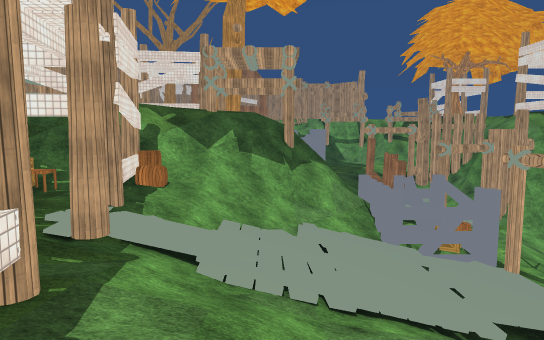
[1] (above)

24 first-person views from a walk through a Unity game level. The camera is 1.5 m above the floor, tilts 6° down and sees 70° across. The floor is counted in squares, 2 m on a side. Each view is taken from the middle of a square. On the plan, view 1 faces up. The plan holds only what a view shows up to about 12 squares ahead; the rest is blank. The place goes on beyond the plan. The player is left out. Some animated figures are left out. Surface patterns are stand-ins for the level's own textures.

[2]
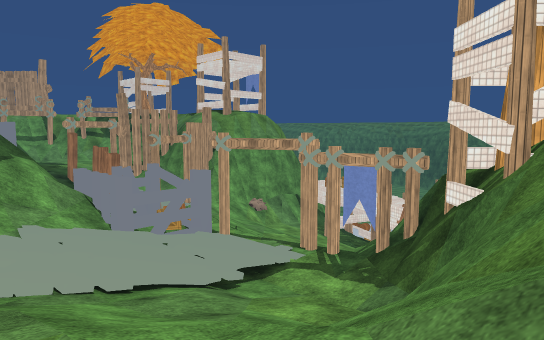

[3]
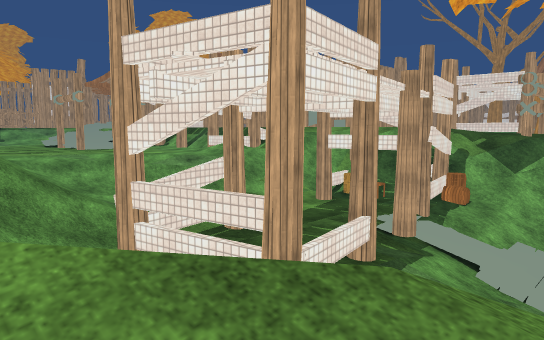

[4]
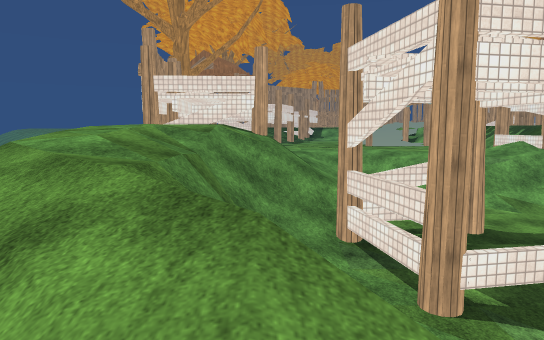

[5]
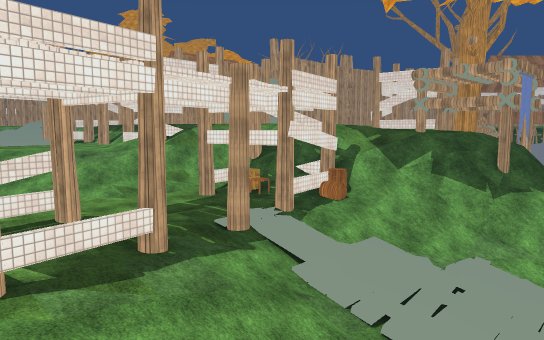

[6]
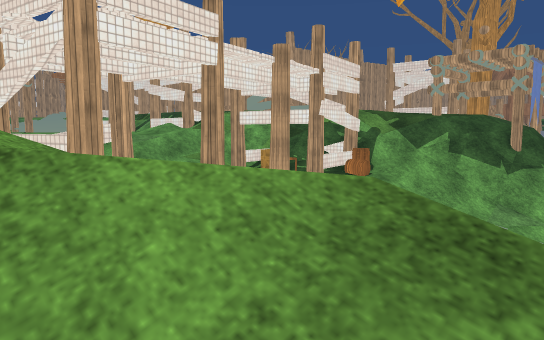

[7]
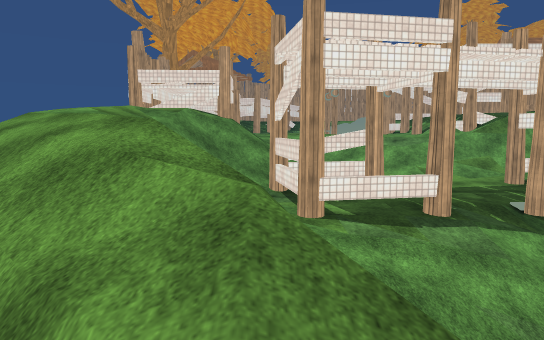

[8]
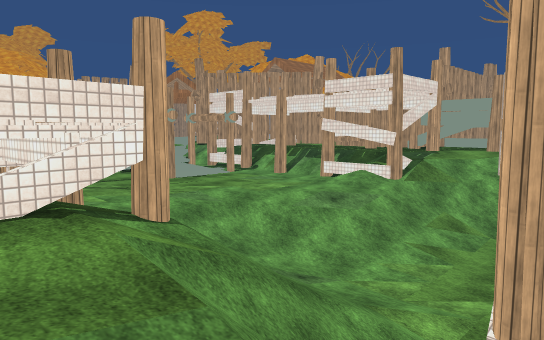

[9]
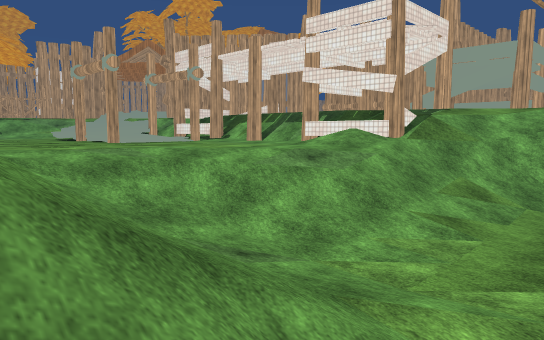

[10]
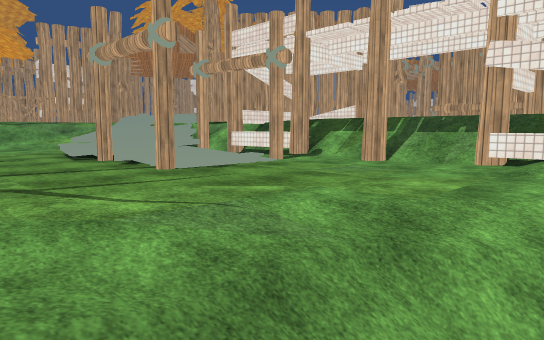

[11]
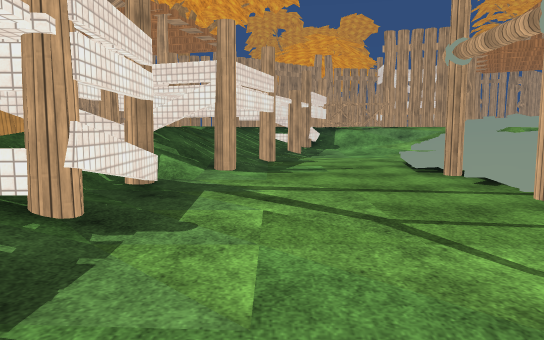

[12]
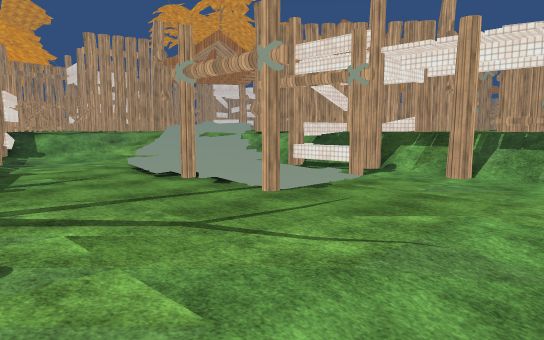

[13]
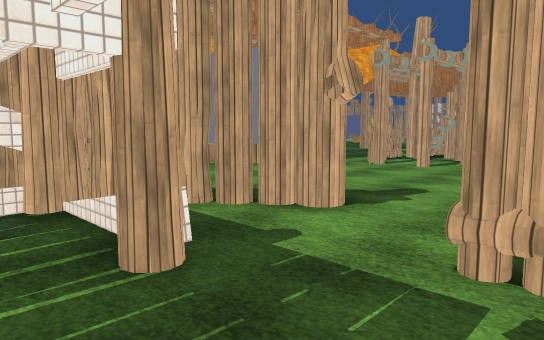

[14]
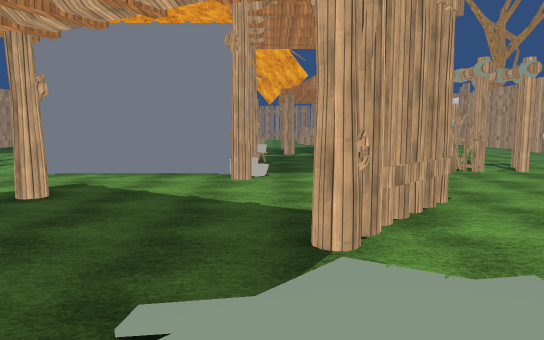

[15]
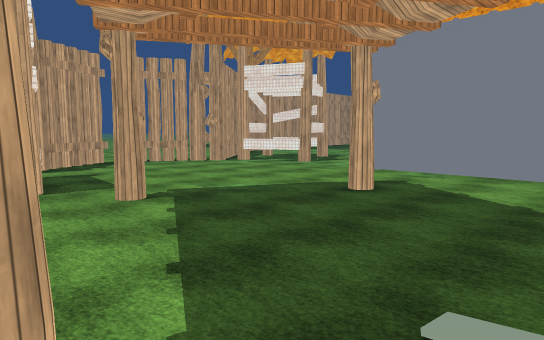

[16]
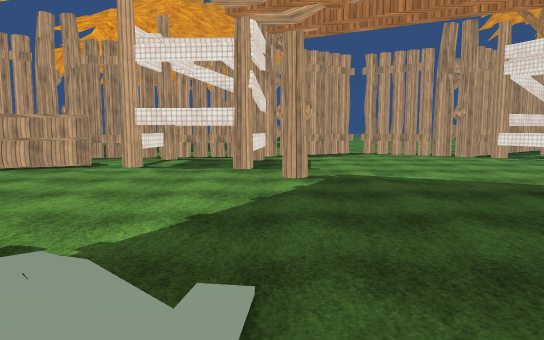

[17]
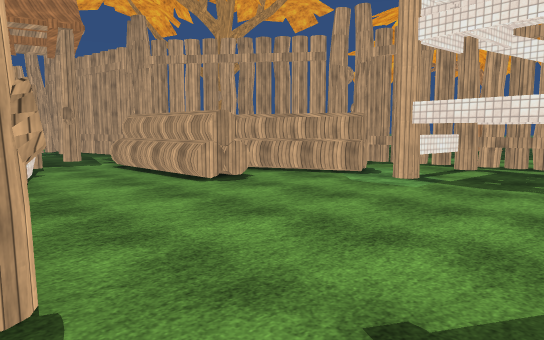

[18]
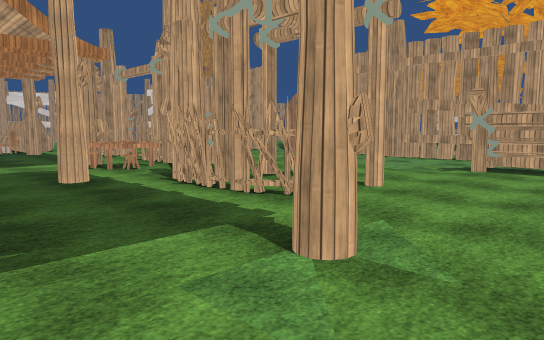

[19]
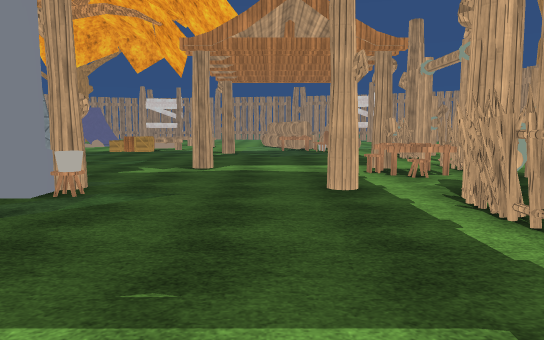

[20]
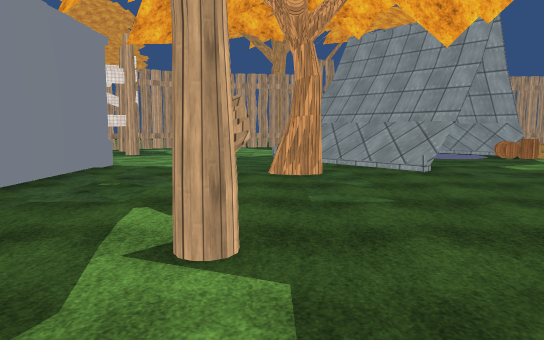

[21]
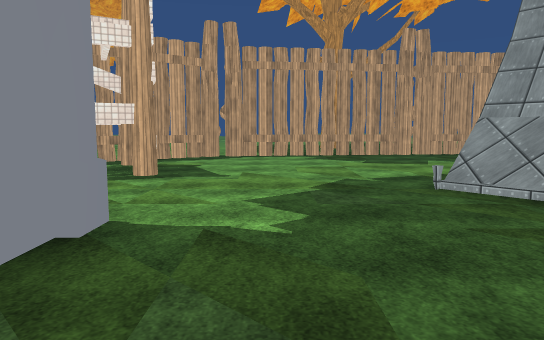

[22]
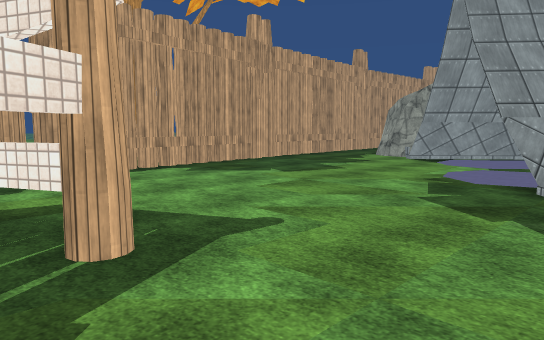

[23]
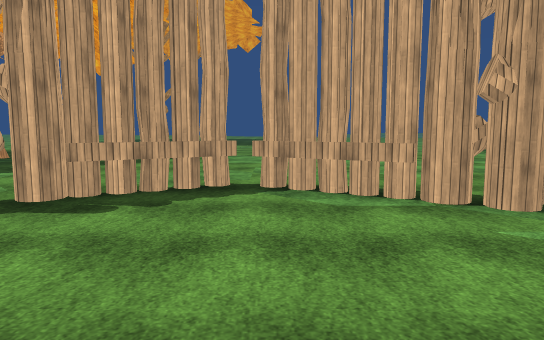

[24]
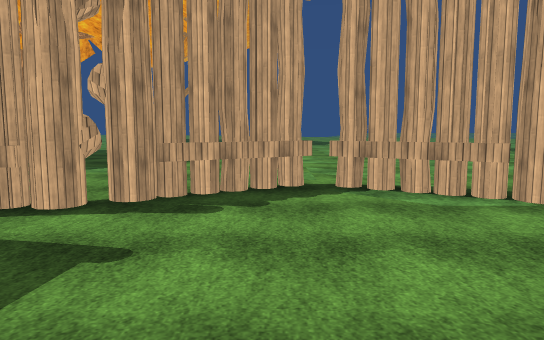

### Floor plan
Key: @ floor where view 1 was taken; # wall or solid block; x gap in a wall; . main floor; - floor 1 m lower than the main floor; _ floor 1.25 m lower than the main floor; : floor 1.75 m higher than the main floor; < floor 3.25 m lower than the main floor; ( floor 6.25 m lower than the main floor; ! floor 6.75 m lower than the main floor; / step, stairs or slope; = window, fence, low wall or low ledge; ^ raised ledge; v drop or lower ground; C crate; B barrel; S stool; A banner; U bucket; T table; R tree; O other object.
Columns run from 37 left of view 1 to 6 right of it. Each row starts with its distance up from view 1.
 25    #...##.........#..# O
 24    #.......  =........ O
 23    #...... :/......... O
 22    ##.....//.R..........
 21     #.....=..R....#....O
 20     #................STO.
 19     #................STO... O
 18     #...........#...##O.....O
 17     ##..#...OOOOOUS..OOO....#
 16  ..  ###.#..O    ....O.O....#
 15  .....##.#..O    ....OOO....#
 14   .....##...OOOOOO......../.
 13   .....O............#.....         ##
 12 ......OO..................O         / #  #
 11 ......#.......#... O......O  ###    //A# OO
 10 ......O...........#....##OOO####  /OO#//OO
  9   ....OO..........#.  ##########.///=#//OC
  8   .....#.#..#....//.###/#..x.#///##B////OO
  7   .....#..#...../  /###/...#.//=#S#B/// O#O
  6  ......##.#.....#/ /-##/#////#//#<##///   !
  5  ... ...###....OO/   =O_O___////<<//////O(O
  4  R    ..#OO....O///O    /___////<<<#/////!!#
  3         # OOOO..///_O/O/O___////<<<x//////##
  2            OOO.O//____/____////</#<=//// ##
  1             OO. ##/________//////#<#=//v###
  0             OO# ^##/#______/// //###/@////
 -1                 ^ ^^#=#____//##////  ////
 -2                   ^^^###_#  =###///////v
 -3            #        ## #     ^^#./////
 -4            #                 ##/ ////

Positions as (right, up) in squares from view 1, and headings:
1: (0, 0), facing up
2: (-1, 0), facing up-right
3: (1, -2), facing up-left
4: (2, -1), facing left
5: (3, 0), facing up-left
6: (3, -1), facing up-left
7: (4, 0), facing left
8: (-3, -3), facing up-left
9: (-4, -1), facing up-left
10: (-8, 0), facing up-left
11: (-9, 0), facing left
12: (-9, -1), facing up-left
13: (-11, 7), facing up-left
14: (-20, 6), facing up
15: (-20, 6), facing up-left
16: (-19, 8), facing left
17: (-21, 8), facing down-left
18: (-19, 12), facing up-right
19: (-18, 13), facing up
20: (-17, 21), facing left
21: (-22, 19), facing left
22: (-26, 16), facing up-left
23: (-26, 11), facing left
24: (-26, 10), facing left
